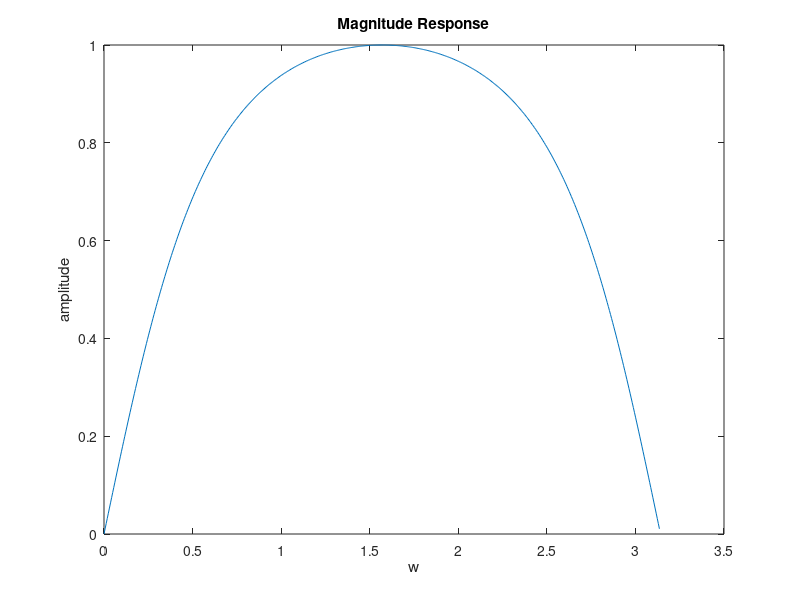

Source code (MATLAB):
a = [1 0 -0.268];
b = [0.634 0 -0.634];
n = 512;
[h,w] = freqz(b,a,n);
plot(w,abs(h));
title("Magnitude Response");
xlabel("w");
ylabel("amplitude");
